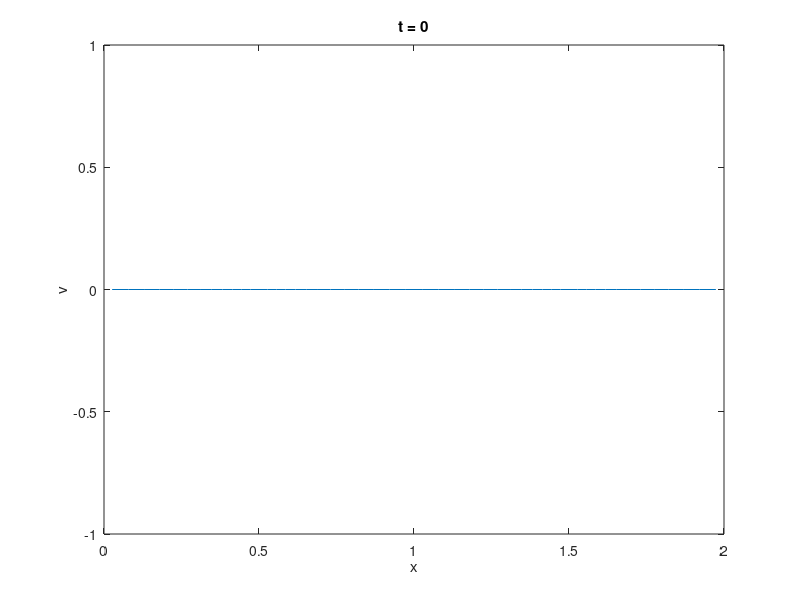
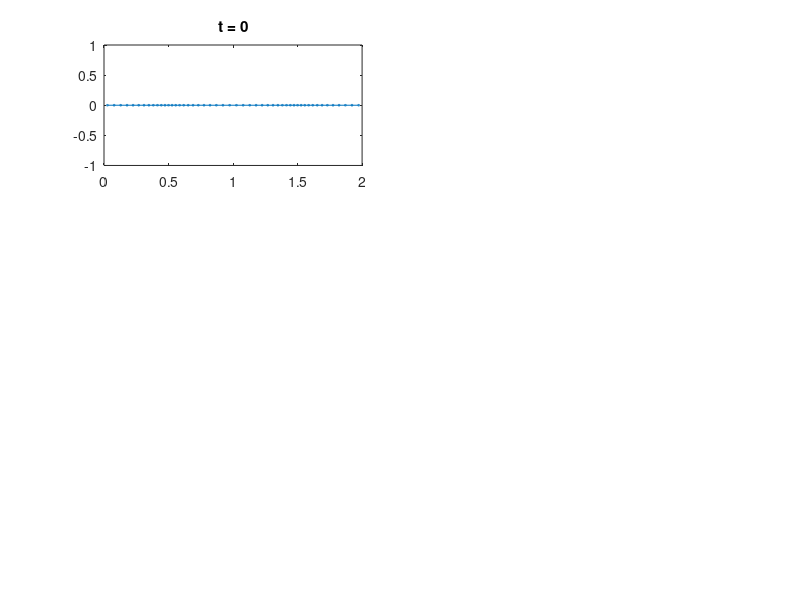

Here is the MATLAB script that generated these plots, in order: (Note: this script raises an error after producing the figures.)
% function cold_plasma
clear all
minX = 0;
maxX = 2;

N = 25; 
vmin= -1; vmax = 1;
epsilon = 0.05;
pho_bar = 1;
omega_0 = 1;

dt = 0.01;
t_final = 5;
Nstep = t_final/dt; 

dx = 1/N; 

% Initialize alpha, x and t
alpha = zeros(1,N);
for i = 1:N
    alpha(i) = (i-0.5)/N;
end
x = zeros(1,2*N);
v = zeros(1,2*N);
for i = 1:N
    x(i) = alpha(i) + epsilon*sin(2*pi*alpha(i));
    x(i+N) = x(i)+1;
    v(i) = 0;
    v(i+N) = v(i);
end

str = sprintf('t = %0.5g',0);
figure(1); plot(x,v); 
xlabel('x'); ylabel('v'); title(str); axis([ minX maxX vmin vmax])

  figure(2); subplot(3,2,1); plot(x,v,'-o','MarkerSize',1.25);axis([ minX maxX vmin vmax])
  title('t = 0');
  part = 1;



for step = 1:Nstep
    % for i = 1:N
    %     x_dd(i) = 0;
    %     a(i) = 0;
    %     for j = 1:N
    %         x_dd(i) = x_dd(i) - k(x(i),x(j))* omega_0*(1/N);
    %         a(i) = a(i) + x(j)*omega_0*(1/N);
    %     end
    %     a(i) = a(i)-1/2;
    %     x_dd(i) = x_dd(i) + pho_bar *(x(i)-0.5) - a(i);
    % end
    x_tt = x_dd(x,N,omega_0,pho_bar);
    for i = 1:N
        x(i) = mod(x(i) + dt*v(i),1);
        v(i) = v(i) + dt * x_tt(i);
        x(i+N) = mod(x(i+N) + dt*v(i+N),1)+1;
        v(i+N) = v(i+ N) + dt* x_tt(i);
    end
  str = sprintf('t = %0.5g',step*dt);
  figure(1); plot(x,v); 
  xlabel('x'); ylabel('v'); title(str); axis([ minX maxX vmin vmax])
  
    if step == 100 || step == 200 || step == 300 || step == 400 || step == 500
      figure(2);subplot(3,2,1+part); plot(x,v,'-o','MarkerSize',1.25);axis([ minX maxX vmin vmax])
      
      hold on
      z = linspace(minX,maxX,15);
      y = zeros(length(z),1);
      plot(z,y,'--b')
      time = step*dt;
      title(sprintf('t = %.2f', time));
      part = part+1;
    end
end




function Efield = x_dd(x,N,omega_0,pho_bar)
    % Efield = zeros(N,1);
    for i = 1:N
        Efield(i) = 0;
        a(i) = 0;
        for j = 1:N
            Efield(i) = Efield(i) - k(x(i),x(j))* omega_0*(1/N);
            a(i) = a(i) + x(j)*omega_0*(1/N);
        end
        a(i) = a(i)-1/2;
        Efield(i) = Efield(i) + pho_bar *(x(i)-0.5) - a(i);
    end
end


function weight = k(x,y)
  weight = 0;
  if x>y
      weight = 0.5;
  end
  if x < y
      weight = -0.5;
  end
end

    